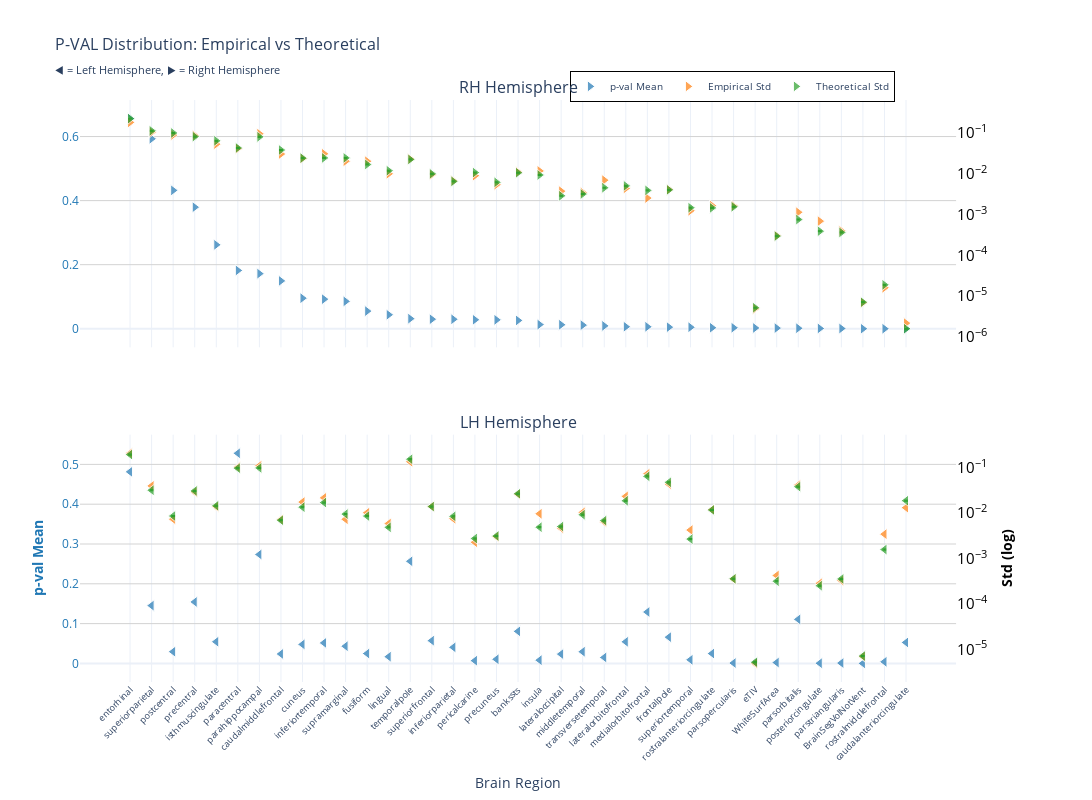
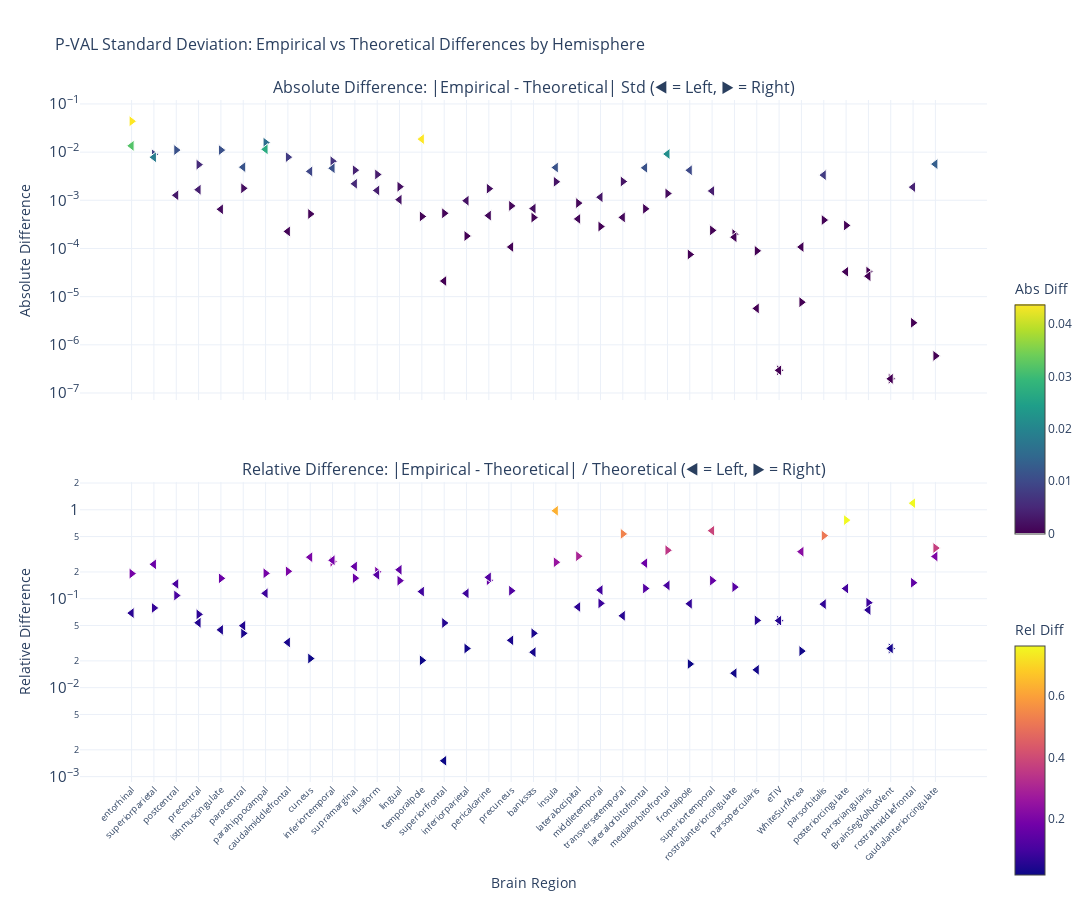

Here is the notebook cell these charts were saved with, in order:
### Markdown cell above
### p-value

### Code cell
nu_nav = df_navr[(df_navr["timepoint"] == "baseline") & (df_navr["group"] == "HC-PD")]
data_path = stats_dir / f"student_baseline_{METRIC}.parquet"
df, stats = get_test_stats(
    data_path, stat_functions_F, nu_nav, hemisphere=True, study="baseline"
)
show_figure(stats, hemisphere=True, stat_name="p-val", study="baseline", metric=METRIC)

### Figure 1 — Plotly figure (JSON) as saved in the notebook; plotly's stock layout.template omitted (floating-point values rounded to 4 significant figures)
{"data": [{"hovertemplate": "<b>%{x}</b><br>Mean p-val: %{y:.2f}<br><extra></extra>", "legendgroup": "mean", "marker": {"color": "#1f77b4", "line": {"color": "white", "width": 1}, "opacity": 0.7, "size": 10, "symbol": "triangle-right"}, "mode": "markers", "name": "p-val Mean", "showlegend": true, "type": "scatter", "x": ["entorhinal", "superiorparietal", "postcentral", "precentral", "isthmuscingulate", "paracentral", "parahippocampal", "caudalmiddlefrontal", "cuneus", "inferiortemporal", "supramarginal", "fusiform", "lingual", "temporalpole", "superiorfrontal", "inferiorparietal", "pericalcarine", "precuneus", "bankssts", "insula", "lateraloccipital", "middletemporal", "transversetemporal", "lateralorbitofrontal", "medialorbitofrontal", "frontalpole", "superiortemporal", "rostralanteriorcingulate", "parsopercularis", "eTIV", "WhiteSurfArea", "parsorbitalis", "posteriorcingulate", "parstriangularis", "BrainSegVolNotVent", "rostralmiddlefrontal", "caudalanteriorcingulate"], "xaxis": "x", "y": [0.656, 0.593, 0.432, 0.3794, 0.2619, 0.182, 0.172, 0.1494, 0.0954, 0.09231, 0.08543, 0.05503, 0.04362, 0.03144, 0.02975, 0.02959, 0.028, 0.0277, 0.0259, 0.01298, 0.01237, 0.01126, 0.008882, 0.006274, 0.006067, 0.004906, 0.004615, 0.003114, 0.003056, 0.002409, 0.002003, 0.00157, 0.0009556, 0.000706, 7.135e-05, 3.006e-05, 3.132e-06], "yaxis": "y"}, {"hovertemplate": "<b>%{x}</b><br>Empirical Std: %{y:.3f}<br><extra></extra>", "legendgroup": "empirical", "marker": {"color": "#ff7f0e", "line": {"color": "white", "width": 1}, "opacity": 0.7, "size": 10, "symbol": "triangle-right"}, "mode": "markers", "name": "Empirical Std", "showlegend": true, "type": "scatter", "x": ["entorhinal", "superiorparietal", "postcentral", "precentral", "isthmuscingulate", "paracentral", "parahippocampal", "caudalmiddlefrontal", "cuneus", "inferiortemporal", "supramarginal", "fusiform", "lingual", "temporalpole", "superiorfrontal", "inferiorparietal", "pericalcarine", "precuneus", "bankssts", "insula", "lateraloccipital", "middletemporal", "transversetemporal", "lateralorbitofrontal", "medialorbitofrontal", "frontalpole", "superiortemporal", "rostralanteriorcingulate", "parsopercularis", "eTIV", "WhiteSurfArea", "parsorbitalis", "posteriorcingulate", "parstriangularis", "BrainSegVolNotVent", "rostralmiddlefrontal", "caudalanteriorcingulate"], "xaxis": "x", "y": [0.1846, 0.1055, 0.09048, 0.088, 0.05397, 0.04171, 0.09714, 0.03084, 0.02394, 0.03123, 0.02056, 0.02054, 0.01011, 0.02324, 0.009537, 0.006757, 0.009071, 0.005466, 0.01115, 0.01186, 0.003785, 0.003502, 0.007044, 0.004434, 0.002564, 0.004143, 0.001249, 0.001668, 0.001651, 4.907e-06, 0.0003054, 0.001149, 0.0006945, 0.0004002, 6.924e-06, 1.609e-05, 2.176e-06], "yaxis": "y2"}, {"error_y": {"array": [0.006397, 0.003207, 0.002844, 0.002311, 0.001821, 0.001218, 0.002281, 0.001085, 0.0006852, 0.0006937, 0.0006943, 0.0004791, 0.0003369, 0.0006382, 0.0002823, 0.0001842, 0.0003031, 0.0001746, 0.0003002, 0.0002643, 8.153e-05, 9.012e-05, 0.0001285, 0.0001429, 0.0001106, 0.000114, 4.165e-05, 4.118e-05, 4.377e-05, 1.457e-07, 8.343e-06, 2.129e-05, 1.103e-05, 1.029e-05, 1.995e-07, 5.31e-07, 4.445e-08], "arrayminus": [0.00622, 0.003118, 0.002765, 0.002247, 0.00177, 0.001185, 0.002218, 0.001055, 0.0006662, 0.0006745, 0.0006751, 0.0004659, 0.0003276, 0.0006205, 0.0002744, 0.0001791, 0.0002947, 0.0001698, 0.0002918, 0.000257, 7.927e-05, 8.762e-05, 0.000125, 0.0001389, 0.0001076, 0.0001108, 4.05e-05, 4.004e-05, 4.256e-05, 1.417e-07, 8.111e-06, 2.07e-05, 1.072e-05, 1e-05, 1.94e-07, 5.162e-07, 4.322e-08], "color": "#2ca02c", "thickness": 1, "type": "data", "visible": true, "width": 2}, "hovertemplate": "<b>%{x}</b><br>Theoretical Std: %{y:.3f}<br><extra></extra>", "legendgroup": "theoretical", "marker": {"color": "#2ca02c", "line": {"color": "white", "width": 1}, "opacity": 0.7, "size": 10, "symbol": "triangle-right"}, "mode": "markers", "name": "Theoretical Std", "showlegend": true, "type": "scatter", "x": ["entorhinal", "superiorparietal", "postcentral", "precentral", "isthmuscingulate", "paracentral", "parahippocampal", "caudalmiddlefrontal", "cuneus", "inferiortemporal", "supramarginal", "fusiform", "lingual", "temporalpole", "superiorfrontal", "inferiorparietal", "pericalcarine", "precuneus", "bankssts", "insula", "lateraloccipital", "middletemporal", "transversetemporal", "lateralorbitofrontal", "medialorbitofrontal", "frontalpole", "superiortemporal", "rostralanteriorcingulate", "parsopercularis", "eTIV", "WhiteSurfArea", "parsorbitalis", "posteriorcingulate", "parstriangularis", "BrainSegVolNotVent", "rostralmiddlefrontal", "caudalanteriorcingulate"], "xaxis": "x", "y": [0.2283, 0.1145, 0.1015, 0.0825, 0.06498, 0.04348, 0.08141, 0.03871, 0.02446, 0.02476, 0.02478, 0.0171, 0.01202, 0.02278, 0.01007, 0.006575, 0.01082, 0.006232, 0.01071, 0.009434, 0.00291, 0.003216, 0.004587, 0.005099, 0.003948, 0.004068, 0.001487, 0.00147, 0.001562, 5.202e-06, 0.0002978, 0.0007599, 0.0003935, 0.0003671, 7.121e-06, 1.895e-05, 1.586e-06], "yaxis": "y2"}, {"hovertemplate": "<b>%{x}</b><br>Mean p-val: %{y:.2f}<br><extra></extra>", "legendgroup": "mean", "marker": {"color": "#1f77b4", "line": {"color": "white", "width": 1}, "opacity": 0.7, "size": 10, "symbol": "triangle-left"}, "mode": "markers", "name": "p-val Mean", "showlegend": false, "type": "scatter", "x": ["paracentral", "entorhinal", "parahippocampal", "temporalpole", "precentral", "superiorparietal", "medialorbitofrontal", "parsorbitalis", "bankssts", "frontalpole", "superiorfrontal", "isthmuscingulate", "lateralorbitofrontal", "caudalanteriorcingulate", "inferiortemporal", "cuneus", "supramarginal", "inferiorparietal", "postcentral", "middletemporal", "fusiform", "rostralanteriorcingulate", "caudalmiddlefrontal", "lateraloccipital", "lingual", "transversetemporal", "precuneus", "superiortemporal", "insula", "pericalcarine", "rostralmiddlefrontal", "eTIV", "WhiteSurfArea", "parsopercularis", "parstriangularis", "posteriorcingulate", "BrainSegVolNotVent"], "xaxis": "x2", "y": [0.5279, 0.4812, 0.2737, 0.2565, 0.1544, 0.1452, 0.1292, 0.1106, 0.0805, 0.06597, 0.05716, 0.05444, 0.05423, 0.05262, 0.05152, 0.04782, 0.04324, 0.04037, 0.02941, 0.02934, 0.0248, 0.02476, 0.02379, 0.02333, 0.01683, 0.015, 0.01037, 0.009044, 0.00817, 0.006897, 0.004023, 0.002409, 0.002166, 0.0009252, 0.0008712, 0.0005182, 7.135e-05], "yaxis": "y3"}, {"hovertemplate": "<b>%{x}</b><br>Empirical Std: %{y:.3f}<br><extra></extra>", "legendgroup": "empirical", "marker": {"color": "#ff7f0e", "line": {"color": "white", "width": 1}, "opacity": 0.7, "size": 10, "symbol": "triangle-left"}, "mode": "markers", "name": "Empirical Std", "showlegend": false, "type": "scatter", "x": ["paracentral", "entorhinal", "parahippocampal", "temporalpole", "precentral", "superiorparietal", "medialorbitofrontal", "parsorbitalis", "bankssts", "frontalpole", "superiorfrontal", "isthmuscingulate", "lateralorbitofrontal", "caudalanteriorcingulate", "inferiortemporal", "cuneus", "supramarginal", "inferiorparietal", "postcentral", "middletemporal", "fusiform", "rostralanteriorcingulate", "caudalmiddlefrontal", "lateraloccipital", "lingual", "transversetemporal", "precuneus", "superiortemporal", "insula", "pericalcarine", "rostralmiddlefrontal", "eTIV", "WhiteSurfArea", "parsopercularis", "parstriangularis", "posteriorcingulate", "BrainSegVolNotVent"], "xaxis": "x2", "y": [0.1031, 0.2093, 0.111, 0.1362, 0.02927, 0.03995, 0.07402, 0.04172, 0.02623, 0.04374, 0.01401, 0.01393, 0.02351, 0.01324, 0.02178, 0.01758, 0.007354, 0.007553, 0.007397, 0.01043, 0.01024, 0.01198, 0.007227, 0.004679, 0.005909, 0.006439, 0.00304, 0.004251, 0.009713, 0.002289, 0.003458, 4.907e-06, 0.0004245, 0.0003534, 0.0003296, 0.0002854, 6.924e-06], "yaxis": "y4"}, {"error_y": {"array": [0.002751, 0.005485, 0.002788, 0.004339, 0.0008667, 0.0008999, 0.001818, 0.001075, 0.0007538, 0.001343, 0.0003919, 0.0004086, 0.0005264, 0.0005289, 0.0004803, 0.0003808, 0.0002678, 0.0002391, 0.0002429, 0.0002597, 0.0002421, 0.0003307, 0.0001961, 0.0001426, 0.0001367, 0.0001928, 8.818e-05, 7.529e-05, 0.0001378, 7.764e-05, 4.432e-05, 1.457e-07, 8.887e-06, 1.006e-05, 9.981e-06, 7.075e-06, 1.995e-07], "arrayminus": [0.002674, 0.005333, 0.002711, 0.004219, 0.0008427, 0.000875, 0.001767, 0.001046, 0.0007329, 0.001306, 0.0003811, 0.0003973, 0.0005118, 0.0005143, 0.000467, 0.0003703, 0.0002603, 0.0002325, 0.0002362, 0.0002525, 0.0002354, 0.0003216, 0.0001907, 0.0001387, 0.0001329, 0.0001875, 8.574e-05, 7.32e-05, 0.000134, 7.549e-05, 4.309e-05, 1.417e-07, 8.641e-06, 9.781e-06, 9.705e-06, 6.879e-06, 1.94e-07], "color": "#2ca02c", "thickness": 1, "type": "data", "visible": true, "width": 2}, "hovertemplate": "<b>%{x}</b><br>Theoretical Std: %{y:.3f}<br><extra></extra>", "legendgroup": "theoretical", "marker": {"color": "#2ca02c", "line": {"color": "white", "width": 1}, "opacity": 0.7, "size": 10, "symbol": "triangle-left"}, "mode": "markers", "name": "Theoretical Std", "showlegend": false, "type": "scatter", "x": ["paracentral", "entorhinal", "parahippocampal", "temporalpole", "precentral", "superiorparietal", "medialorbitofrontal", "parsorbitalis", "bankssts", "frontalpole", "superiorfrontal", "isthmuscingulate", "lateralorbitofrontal", "caudalanteriorcingulate", "inferiortemporal", "cuneus", "supramarginal", "inferiorparietal", "postcentral", "middletemporal", "fusiform", "rostralanteriorcingulate", "caudalmiddlefrontal", "lateraloccipital", "lingual", "transversetemporal", "precuneus", "superiortemporal", "insula", "pericalcarine", "rostralmiddlefrontal", "eTIV", "WhiteSurfArea", "parsopercularis", "parstriangularis", "posteriorcingulate", "BrainSegVolNotVent"], "xaxis": "x2", "y": [0.09818, 0.1958, 0.09951, 0.1549, 0.03093, 0.03212, 0.06487, 0.03838, 0.0269, 0.04795, 0.01399, 0.01458, 0.01879, 0.01888, 0.01714, 0.01359, 0.009556, 0.008534, 0.008669, 0.009269, 0.008642, 0.0118, 0.007001, 0.00509, 0.004877, 0.006881, 0.003147, 0.002687, 0.004919, 0.002771, 0.001582, 5.202e-06, 0.0003172, 0.0003591, 0.0003562, 0.0002525, 7.121e-06], "yaxis": "y4"}], "layout": {"annotations": [{"font": {"size": 16}, "showarrow": false, "text": "RH Hemisphere", "x": 0.47, "xanchor": "center", "xref": "paper", "y": 1, "yanchor": "bottom", "yref": "paper"}, {"font": {"size": 16}, "showarrow": false, "text": "LH Hemisphere", "x": 0.47, "xanchor": "center", "xref": "paper", "y": 0.425, "yanchor": "bottom", "yref": "paper"}], "height": 800, "hovermode": "x", "legend": {"bgcolor": "rgba(255, 255, 255, 0.9)", "bordercolor": "black", "borderwidth": 1, "font": {"size": 10}, "orientation": "h", "x": 0.7, "xanchor": "center", "y": 1.05}, "title": {"font": {"size": 16}, "text": "P-VAL Distribution: Empirical vs Theoretical<br><sub>◀ = Left Hemisphere, ▶ = Right Hemisphere</sub>"}, "width": 1400, "xaxis": {"anchor": "y", "domain": [0, 0.94], "matches": "x2", "showticklabels": false}, "xaxis2": {"anchor": "y3", "domain": [0, 0.94], "tickangle": -45, "tickfont": {"size": 9}, "title": {"text": "Brain Region"}}, "yaxis": {"anchor": "x", "domain": [0.575, 1], "gridcolor": "lightgray", "showgrid": true, "tickfont": {"color": "#1f77b4"}, "title": {"font": {"color": "#1f77b4"}, "text": ""}}, "yaxis2": {"anchor": "x", "exponentformat": "power", "overlaying": "y", "showgrid": false, "side": "right", "tickfont": {"color": "black"}, "title": {"font": {"color": "black"}, "text": ""}, "type": "log"}, "yaxis3": {"anchor": "x2", "domain": [0, 0.425], "gridcolor": "lightgray", "showgrid": true, "tickfont": {"color": "#1f77b4"}, "title": {"font": {"color": "#1f77b4"}, "text": "<b>p-val Mean</b>"}}, "yaxis4": {"anchor": "x2", "exponentformat": "power", "overlaying": "y3", "showgrid": false, "side": "right", "tickfont": {"color": "black"}, "title": {"font": {"color": "black"}, "text": "<b>Std (log)</b>"}, "type": "log"}}}

### Figure 2 — Plotly figure (JSON) as saved in the notebook; plotly's stock layout.template omitted (floating-point values rounded to 4 significant figures)
{"data": [{"hovertemplate": "<b>%{x}</b><br>Hemisphere: %{text}<br>Abs Diff: %{y:.4f}<br><extra></extra>", "legendgroup": "abs_rh", "marker": {"color": [0.04376, 0.009011, 0.01104, 0.005504, 0.01101, 0.001775, 0.01572, 0.007871, 0.00052, 0.006468, 0.004221, 0.003435, 0.001917, 0.0004619, 0.0005377, 0.0001813, 0.001745, 0.0007662, 0.0004379, 0.002424, 0.0008745, 0.0002852, 0.002457, 0.0006652, 0.001384, 7.505e-05, 0.0002376, 0.0001985, 8.917e-05, 2.951e-07, 7.673e-06, 0.000389, 0.000301, 3.31e-05, 1.968e-07, 2.865e-06, 5.893e-07], "colorbar": {"len": 0.4, "title": {"text": "Abs Diff"}, "y": 0.75, "yanchor": "top"}, "colorscale": [[0, "#440154"], [0.1111, "#482878"], [0.2222, "#3e4989"], [0.3333, "#31688e"], [0.4444, "#26828e"], [0.5556, "#1f9e89"], [0.6667, "#35b779"], [0.7778, "#6ece58"], [0.8889, "#b5de2b"], [1, "#fde725"]], "line": {"color": "white", "width": 1}, "showscale": true, "size": 10, "symbol": "triangle-right"}, "mode": "markers", "name": "Absolute (rh)", "showlegend": false, "text": ["rh", "rh", "rh", "rh", "rh", "rh", "rh", "rh", "rh", "rh", "rh", "rh", "rh", "rh", "rh", "rh", "rh", "rh", "rh", "rh", "rh", "rh", "rh", "rh", "rh", "rh", "rh", "rh", "rh", "rh", "rh", "rh", "rh", "rh", "rh", "rh", "rh"], "type": "scatter", "x": ["entorhinal", "superiorparietal", "postcentral", "precentral", "isthmuscingulate", "paracentral", "parahippocampal", "caudalmiddlefrontal", "cuneus", "inferiortemporal", "supramarginal", "fusiform", "lingual", "temporalpole", "superiorfrontal", "inferiorparietal", "pericalcarine", "precuneus", "bankssts", "insula", "lateraloccipital", "middletemporal", "transversetemporal", "lateralorbitofrontal", "medialorbitofrontal", "frontalpole", "superiortemporal", "rostralanteriorcingulate", "parsopercularis", "eTIV", "WhiteSurfArea", "parsorbitalis", "posteriorcingulate", "parstriangularis", "BrainSegVolNotVent", "rostralmiddlefrontal", "caudalanteriorcingulate"], "xaxis": "x", "y": [0.04376, 0.009011, 0.01104, 0.005504, 0.01101, 0.001775, 0.01572, 0.007871, 0.00052, 0.006468, 0.004221, 0.003435, 0.001917, 0.0004619, 0.0005377, 0.0001813, 0.001745, 0.0007662, 0.0004379, 0.002424, 0.0008745, 0.0002852, 0.002457, 0.0006652, 0.001384, 7.505e-05, 0.0002376, 0.0001985, 8.917e-05, 2.951e-07, 7.673e-06, 0.000389, 0.000301, 3.31e-05, 1.968e-07, 2.865e-06, 5.893e-07], "yaxis": "y"}, {"hovertemplate": "<b>%{x}</b><br>Hemisphere: %{text}<br>Rel Diff: %{y:.2%}<br><extra></extra>", "legendgroup": "rel_rh", "marker": {"color": [0.1917, 0.07872, 0.1087, 0.06671, 0.1694, 0.04081, 0.1931, 0.2033, 0.02126, 0.2613, 0.1703, 0.2009, 0.1594, 0.02028, 0.05337, 0.02758, 0.1614, 0.1229, 0.04087, 0.2569, 0.3005, 0.08866, 0.5357, 0.1305, 0.3506, 0.01845, 0.1598, 0.1351, 0.05708, 0.05674, 0.02577, 0.5119, 0.7649, 0.09015, 0.02763, 0.1512, 0.3715], "colorbar": {"len": 0.4, "title": {"text": "Rel Diff"}, "y": 0.25, "yanchor": "top"}, "colorscale": [[0, "#0d0887"], [0.1111, "#46039f"], [0.2222, "#7201a8"], [0.3333, "#9c179e"], [0.4444, "#bd3786"], [0.5556, "#d8576b"], [0.6667, "#ed7953"], [0.7778, "#fb9f3a"], [0.8889, "#fdca26"], [1, "#f0f921"]], "line": {"color": "white", "width": 1}, "showscale": true, "size": 10, "symbol": "triangle-right"}, "mode": "markers", "name": "Relative (rh)", "showlegend": false, "text": ["rh", "rh", "rh", "rh", "rh", "rh", "rh", "rh", "rh", "rh", "rh", "rh", "rh", "rh", "rh", "rh", "rh", "rh", "rh", "rh", "rh", "rh", "rh", "rh", "rh", "rh", "rh", "rh", "rh", "rh", "rh", "rh", "rh", "rh", "rh", "rh", "rh"], "type": "scatter", "x": ["entorhinal", "superiorparietal", "postcentral", "precentral", "isthmuscingulate", "paracentral", "parahippocampal", "caudalmiddlefrontal", "cuneus", "inferiortemporal", "supramarginal", "fusiform", "lingual", "temporalpole", "superiorfrontal", "inferiorparietal", "pericalcarine", "precuneus", "bankssts", "insula", "lateraloccipital", "middletemporal", "transversetemporal", "lateralorbitofrontal", "medialorbitofrontal", "frontalpole", "superiortemporal", "rostralanteriorcingulate", "parsopercularis", "eTIV", "WhiteSurfArea", "parsorbitalis", "posteriorcingulate", "parstriangularis", "BrainSegVolNotVent", "rostralmiddlefrontal", "caudalanteriorcingulate"], "xaxis": "x2", "y": [0.1917, 0.07872, 0.1087, 0.06671, 0.1694, 0.04081, 0.1931, 0.2033, 0.02126, 0.2613, 0.1703, 0.2009, 0.1594, 0.02028, 0.05337, 0.02758, 0.1614, 0.1229, 0.04087, 0.2569, 0.3005, 0.08866, 0.5357, 0.1305, 0.3506, 0.01845, 0.1598, 0.1351, 0.05708, 0.05674, 0.02577, 0.5119, 0.7649, 0.09015, 0.02763, 0.1512, 0.3715], "yaxis": "y2"}, {"hovertemplate": "<b>%{x}</b><br>Hemisphere: %{text}<br>Abs Diff: %{y:.4f}<br><extra></extra>", "legendgroup": "abs_lh", "marker": {"color": [0.00488, 0.0135, 0.01144, 0.01862, 0.001661, 0.007827, 0.009149, 0.003337, 0.0006746, 0.004206, 2.109e-05, 0.0006513, 0.004719, 0.005638, 0.004637, 0.003985, 0.002202, 0.0009802, 0.001272, 0.00116, 0.001602, 0.0001717, 0.000226, 0.000411, 0.001031, 0.0004422, 0.0001072, 0.001564, 0.004794, 0.0004819, 0.001877, 2.951e-07, 0.0001073, 5.698e-06, 2.661e-05, 3.288e-05, 1.968e-07], "colorbar": {"len": 0.4, "title": {"text": "Abs Diff"}, "y": 0.75, "yanchor": "top"}, "colorscale": [[0, "#440154"], [0.1111, "#482878"], [0.2222, "#3e4989"], [0.3333, "#31688e"], [0.4444, "#26828e"], [0.5556, "#1f9e89"], [0.6667, "#35b779"], [0.7778, "#6ece58"], [0.8889, "#b5de2b"], [1, "#fde725"]], "line": {"color": "white", "width": 1}, "showscale": false, "size": 10, "symbol": "triangle-left"}, "mode": "markers", "name": "Absolute (lh)", "showlegend": false, "text": ["lh", "lh", "lh", "lh", "lh", "lh", "lh", "lh", "lh", "lh", "lh", "lh", "lh", "lh", "lh", "lh", "lh", "lh", "lh", "lh", "lh", "lh", "lh", "lh", "lh", "lh", "lh", "lh", "lh", "lh", "lh", "lh", "lh", "lh", "lh", "lh", "lh"], "type": "scatter", "x": ["paracentral", "entorhinal", "parahippocampal", "temporalpole", "precentral", "superiorparietal", "medialorbitofrontal", "parsorbitalis", "bankssts", "frontalpole", "superiorfrontal", "isthmuscingulate", "lateralorbitofrontal", "caudalanteriorcingulate", "inferiortemporal", "cuneus", "supramarginal", "inferiorparietal", "postcentral", "middletemporal", "fusiform", "rostralanteriorcingulate", "caudalmiddlefrontal", "lateraloccipital", "lingual", "transversetemporal", "precuneus", "superiortemporal", "insula", "pericalcarine", "rostralmiddlefrontal", "eTIV", "WhiteSurfArea", "parsopercularis", "parstriangularis", "posteriorcingulate", "BrainSegVolNotVent"], "xaxis": "x", "y": [0.00488, 0.0135, 0.01144, 0.01862, 0.001661, 0.007827, 0.009149, 0.003337, 0.0006746, 0.004206, 2.109e-05, 0.0006513, 0.004719, 0.005638, 0.004637, 0.003985, 0.002202, 0.0009802, 0.001272, 0.00116, 0.001602, 0.0001717, 0.000226, 0.000411, 0.001031, 0.0004422, 0.0001072, 0.001564, 0.004794, 0.0004819, 0.001877, 2.951e-07, 0.0001073, 5.698e-06, 2.661e-05, 3.288e-05, 1.968e-07], "yaxis": "y"}, {"hovertemplate": "<b>%{x}</b><br>Hemisphere: %{text}<br>Rel Diff: %{y:.2%}<br><extra></extra>", "legendgroup": "rel_lh", "marker": {"color": [0.04971, 0.06898, 0.115, 0.1203, 0.05369, 0.2437, 0.141, 0.08693, 0.02507, 0.08772, 0.001508, 0.04466, 0.2512, 0.2987, 0.2705, 0.2932, 0.2304, 0.1149, 0.1467, 0.1251, 0.1854, 0.01454, 0.03228, 0.08075, 0.2115, 0.06426, 0.03407, 0.5819, 0.9747, 0.1739, 1.187, 0.05674, 0.3381, 0.01587, 0.07469, 0.1302, 0.02763], "colorbar": {"len": 0.4, "title": {"text": "Rel Diff"}, "y": 0.25, "yanchor": "top"}, "colorscale": [[0, "#0d0887"], [0.1111, "#46039f"], [0.2222, "#7201a8"], [0.3333, "#9c179e"], [0.4444, "#bd3786"], [0.5556, "#d8576b"], [0.6667, "#ed7953"], [0.7778, "#fb9f3a"], [0.8889, "#fdca26"], [1, "#f0f921"]], "line": {"color": "white", "width": 1}, "showscale": false, "size": 10, "symbol": "triangle-left"}, "mode": "markers", "name": "Relative (lh)", "showlegend": false, "text": ["lh", "lh", "lh", "lh", "lh", "lh", "lh", "lh", "lh", "lh", "lh", "lh", "lh", "lh", "lh", "lh", "lh", "lh", "lh", "lh", "lh", "lh", "lh", "lh", "lh", "lh", "lh", "lh", "lh", "lh", "lh", "lh", "lh", "lh", "lh", "lh", "lh"], "type": "scatter", "x": ["paracentral", "entorhinal", "parahippocampal", "temporalpole", "precentral", "superiorparietal", "medialorbitofrontal", "parsorbitalis", "bankssts", "frontalpole", "superiorfrontal", "isthmuscingulate", "lateralorbitofrontal", "caudalanteriorcingulate", "inferiortemporal", "cuneus", "supramarginal", "inferiorparietal", "postcentral", "middletemporal", "fusiform", "rostralanteriorcingulate", "caudalmiddlefrontal", "lateraloccipital", "lingual", "transversetemporal", "precuneus", "superiortemporal", "insula", "pericalcarine", "rostralmiddlefrontal", "eTIV", "WhiteSurfArea", "parsopercularis", "parstriangularis", "posteriorcingulate", "BrainSegVolNotVent"], "xaxis": "x2", "y": [0.04971, 0.06898, 0.115, 0.1203, 0.05369, 0.2437, 0.141, 0.08693, 0.02507, 0.08772, 0.001508, 0.04466, 0.2512, 0.2987, 0.2705, 0.2932, 0.2304, 0.1149, 0.1467, 0.1251, 0.1854, 0.01454, 0.03228, 0.08075, 0.2115, 0.06426, 0.03407, 0.5819, 0.9747, 0.1739, 1.187, 0.05674, 0.3381, 0.01587, 0.07469, 0.1302, 0.02763], "yaxis": "y2"}], "layout": {"annotations": [{"font": {"size": 16}, "showarrow": false, "text": "Absolute Difference: |Empirical - Theoretical| Std (◀ = Left, ▶ = Right)", "x": 0.5, "xanchor": "center", "xref": "paper", "y": 1, "yanchor": "bottom", "yref": "paper"}, {"font": {"size": 16}, "showarrow": false, "text": "Relative Difference: |Empirical - Theoretical| / Theoretical (◀ = Left, ▶ = Right)", "x": 0.5, "xanchor": "center", "xref": "paper", "y": 0.44, "yanchor": "bottom", "yref": "paper"}], "height": 900, "hovermode": "x unified", "showlegend": false, "title": {"font": {"size": 16}, "text": "P-VAL Standard Deviation: Empirical vs Theoretical Differences by Hemisphere"}, "width": 1400, "xaxis": {"anchor": "y", "domain": [0, 1], "showticklabels": false}, "xaxis2": {"anchor": "y2", "domain": [0, 1], "tickangle": -45, "tickfont": {"size": 9}, "title": {"text": "Brain Region"}}, "yaxis": {"anchor": "x", "domain": [0.56, 1], "exponentformat": "power", "title": {"text": "Absolute Difference"}, "type": "log"}, "yaxis2": {"anchor": "x2", "domain": [0, 0.44], "exponentformat": "power", "title": {"text": "Relative Difference"}, "type": "log"}}}
